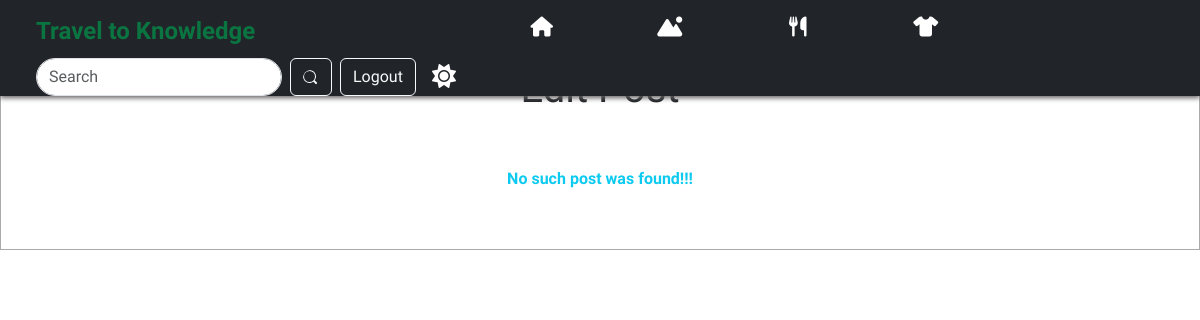
The app's page /edit.php?id=222403389343385454 (signed in), older data.
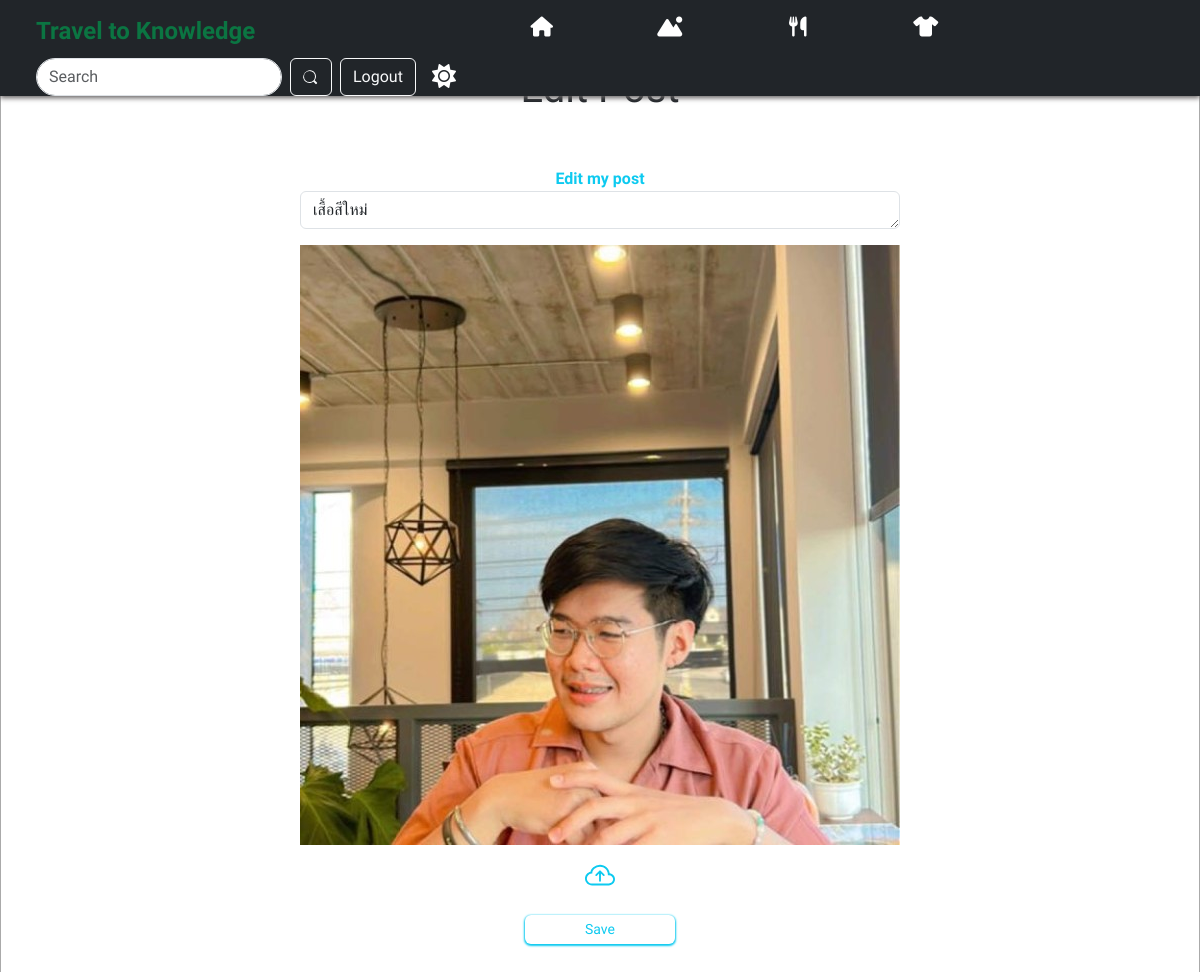
The same page, newer data.
### tables this page shows
CREATE TABLE `posts` (
  `id` bigint(19) NOT NULL,
  `postid` bigint(19) NOT NULL,
  `user_id` bigint(19) NOT NULL,
  `post` text NOT NULL,
  `image` varchar(500) NOT NULL,
  `comments` int(11) NOT NULL,
  `category` varchar(255) NOT NULL,
  `likes` int(11) NOT NULL,
  `has_image` tinyint(1) NOT NULL,
  `date` timestamp NOT NULL DEFAULT current_timestamp() ON UPDATE current_timestamp(),
  `is_profile_image` tinyint(1) NOT NULL,
  `is_cover_image` tinyint(1) NOT NULL
);

### post.php (called while the page is built, shortened)
<?php
require_once 'user.php';
class Post
{
    public function get_one_post($postid)
    {
        global $conn;
        $query = $conn->prepare("SELECT * FROM posts WHERE postid = :postid  LIMIT 1");
        $query->bindParam(":postid", $postid);
        $query->execute();
        $result = $query->fetchAll(PDO::FETCH_ASSOC);
        if($result)
        {
            return $result["0"];
        }else{
            return false;
        }
    }
}

### image.php (called while the page is built, shortened)
<?php
class Image
{
    public function get_thumb_post($filename)
    {
        $thumbnail = $filename . "_post_thumb.jpg";
        if(file_exists( $thumbnail))
        {
            return  $thumbnail;
        }
    }
}

### edit.php (the view, shortened to what this page needs)
<?php
require_once "autoload.php";
if (isset($_SESSION['user_login'])) {
    $user_session_id = $_SESSION['user_login'];
    $stmt = $conn->prepare("SELECT * FROM users WHERE id = :user_session_id");
    $stmt->bindParam(':user_session_id', $user_session_id);
    $stmt->execute();
    $row = $stmt->fetch(PDO::FETCH_ASSOC);
    if ($row) {
        $user_id = $row['userid'];
    } else {
        $_SESSION['error'] = 'ผู้ใช้ไม่ถูกต้อง';
        header('location: logout.php');
        exit();
    }
  }
   else {
    $_SESSION['error'] = 'กรุณาเข้าสู่ระบบ!!';
    header('location: login.php');
    exit();
  }
  ?>
<?php
include "header.php";
$ERROR ="";
$Post = new Post();
if (isset($_GET['id'])) {
    $ROW = $Post->get_one_post($_GET['id']);
    if (!$ROW) {
        $ERROR = "No such post was found!!!";
    } else {
        if ($ROW['user_id'] != $user_id) {
            $ERROR = "Access denied! You can't delete this post.";
        }
    }
} else {
    $ERROR = "No such post was found!!!";
}
?>
<body>
<body class="backgrounds">
    <header class="pt-1 px-4 w-100 navbar-expand-xl bg-dark shadows fixed-top">
        <div class="container-fluid d-flex flex-wrap align-items-center justify-content-center justify-content-sm-start justify-content-start ">
            <div class="logo text-left col-12 col-lg-auto"><a href="./main.php" class="nav-link">Travel to Knowledge</a></div>
            <ul class="nav col-12 col-lg-auto me-lg-auto mb-2 justify-content-center mb-md-0 navbars">
                <li><a href="./main.php" class="nav-link px-2 <?php echo basename($_SERVER['PHP_SELF']) == 'main.php' ? 'active' : ''; ?>"><i class="fa fa-home"></i></a></li>
                <li><a href="./travel.php" class="nav-link px-2 <?php echo basename($_SERVER['PHP_SELF']) == 'travel.php' ? 'active' : ''; ?>"><i class="fa-solid fa-mountain-sun"></i></a></li>
                <li><a href="./foodpage.php" class="nav-link px-2 <?php echo basename($_SERVER['PHP_SELF']) == 'foodpage.php' ? 'active' : ''; ?>"><i class="fa-solid fa-utensils"></i></a></li>
                <li><a href="./shirt.php" class="nav-link px-2 <?php echo basename($_SERVER['PHP_SELF']) == 'shirt.php' ? 'active' : ''; ?>"><i class="fa-solid fa-shirt"></i></a></li>
            </ul>
            <div class="collapse navbar-collapse w-auto " id="navbarSupportedContent">
                <form class="d-flex mt-3 mt-lg-0 ms-auto" role="search">
                    <input class="form-control me-2 rounded-pill" type="search" placeholder="Search" aria-label="Search">
                    <button class="btn btn-outline-light me-2" type="submit"></button>
                </form>
                <div class="text-center">
                    <button type="button" class="btn btn-outline-light"><a class="nav-link" href="./logout.php" id="logout">Logout</a></button>
                </div>
                <div class="icon text-white me-2 px-3"><i class="fa-solid fa-sun" id="theme"></i></div>
            </div>
        </div>
    </header>
        <div class="uploadprofile w-100 mt-lg-5 mx-auto">
            <form action="" method="Post" id="change_profile_form" class="text-center" enctype="multipart/form-data">
            <div class=" w-100"style="font-size:40px;">Edit Post</div>
                <div class="text-info text-center" style="font-weight:700;">
                    <br>
                    <br>
                    <?php
                     if($ERROR != "")
                     {
                         echo $ERROR;
                     }
                     else {
                        echo "Edit my post";
                        echo '<textarea name="post" class="form-control h-50" id="exampleFormControlTextarea1" rows="1" placeholder="คุณกำลังคิดอะไรอยู่">' . $ROW['post'] . '</textarea>';
                        echo '<div class="container-content mb-3 mt-3">';
                        $image_class = new Image();
                        if (file_exists($ROW['image'])) {
                            $post_image = $image_class->get_thumb_post($ROW['image']);
                            echo "<div><img id='preview_image' src='$post_image' style='width:600px;'/></div>
                            ";
                            echo "
                            <div class='my-3'>
                            <input class='form-control' name='file' type='file' id='select_post_img' onchange='previewImage()' style='display: none;'>
                            <label for='select_post_img' class='d-flex justify-content-center w-25 mx-auto'>
                              <svg xmlns='http://www.w3.org/2000/svg' width='30' height='30' fill='currentColor' class='bi bi-cloud-arrow-up text-center mx-auto' viewBox='0 0 16 16'>
                               <path fill-rule='evenodd' d='M7.646 5.146a.5.5 0 0 1 .708 0l2 2a.5.5 0 0 1-.708.708L8.5 6.707V10.5a.5.5 0 0 1-1 0V6.707L6.354 7.854a.5.5 0 1 1-.708-.708l2-2z' />
                                <path d='M4.406 3.342A5.53 5.53 0 0 1 8 2c2.69 0 4.923 2 5.166 4.579C14.758 6.804 16 8.137 16 9.773 16 11.569 14.502 13 12.687 13H3.781C1.708 13 0 11.366 0 9.318c0-1.763 1.266-3.223 2.942-3.593.143-.863.698-1.723 1.464-2.383zm.653.757c-.757.653-1.153 1.44-1.153 2.056v.448l-.445.049C2.064 6.805 1 7.952 1 9.318 1 10.785 2.23 12 3.781 12h8.906C13.98 12 15 10.988 15 9.773c0-1.216-1.02-2.228-2.313-2.228h-.5v-.5C12.188 4.825 10.328 3 8 3a4.53 4.53 0 0 0-2.941 1.1z' />
                                      </svg>
                                   </label>
                              </div>";
                        }
                        echo '</div>';
                        echo "<div class='d-flex justify-content-center align-items-center'><input type='submit' class='btn btn-outline-info mb-2 mt-2 mx-auto' id='save_button' value='Save'></div>";
                    }
                    ?>
                    <br>
                    <br><br>
                </div>
            </form>
        </div>
</body>

### header.php (shortened to what this page needs)
<!DOCTYPE html>
<html lang="en">
<head>
    <link rel="stylesheet" href="./style/main.css">
    <link rel="stylesheet" href="./style/post.css">
    <link rel="stylesheet" href="./style/changeprofile.css">
    <link rel="stylesheet" href="https://cdn.jsdelivr.net/npm/bootstrap@5.3.2/dist/css/bootstrap.min.css">
    <link rel="stylesheet" href="https://cdn.jsdelivr.net/npm/bootstrap-icons@1.11.1/font/bootstrap-icons.css">
</head>
<link rel="stylesheet" href="https://cdnjs.cloudflare.com/ajax/libs/font-awesome/6.5.1/css/all.min.css" />

### style/main.css (style rules this page uses)
* { margin: 0; padding: 0; box-sizing: border-box; font-family: "Prompt", sans-serif; }
.backgrounds { background-color: var(--primary-color); }
ul li { padding-left: 3rem; }
.icon { font-size: 1.5rem; cursor: pointer; }
.shadows { box-shadow: 0px 2px 5px rgb(100, 96, 96); }
:root { --primary-color: #fff; --secondary-color: #000106; }
.light-theme { --primary-color: #eee; --secondary-color: #000106; --three-color: #fffffff8; --four-color: #817f7f; }
.navbars li a { width: 5rem; text-align: center; font-size: 1.25rem; color: white; height: 3.4rem; }
.logo { font-family: "Kavoon", cursive; font-size: 1.5rem; color: #0b7542; align-items: center; text-align: center; text-decoration: solid; font-weight: bold; margin-right: auto; }
#navbarSupportedContent { flex-grow: 0; }
.bi { cursor: pointer; border-radius: 8px; transition: background-color 0.3s; }
button { font-size: 16px; }

### style/post.css (style rules this page uses)
:root { --primary-color: #fff; --secondary-color: #000106; }
.light-theme { --primary-color: #ffffff; --secondary-color: #000106; --three-color: #fffffff8; --four-color: #817f7f; }

### style/changeprofile.css (style rules this page uses)
* { margin: 0; padding: 0; box-sizing: border-box; }
.uploadprofile { border: solid thin #aaa; padding: 10px; background-color: white; width: 100%; display: flex; justify-content:center; align-items: center; margin: 0 auto; }
#save_button { width: 150px; height: auto; float: right; border: none; padding: 4px; font-size: 14px; box-shadow: 0px 1px 2px 1px; }
.bi { cursor: pointer; border-radius: 8px; transition: background-color 0.3s; }

Row changes from the older to the newer data that the page shows:
added posts: post "เสื้อสีใหม่", image (picture)
Text that changed along with them:
form field value: (not shown) → "Save"
$ERROR: "No such post was found!!!" → (not shown)
text now shown: "Edit my post"
